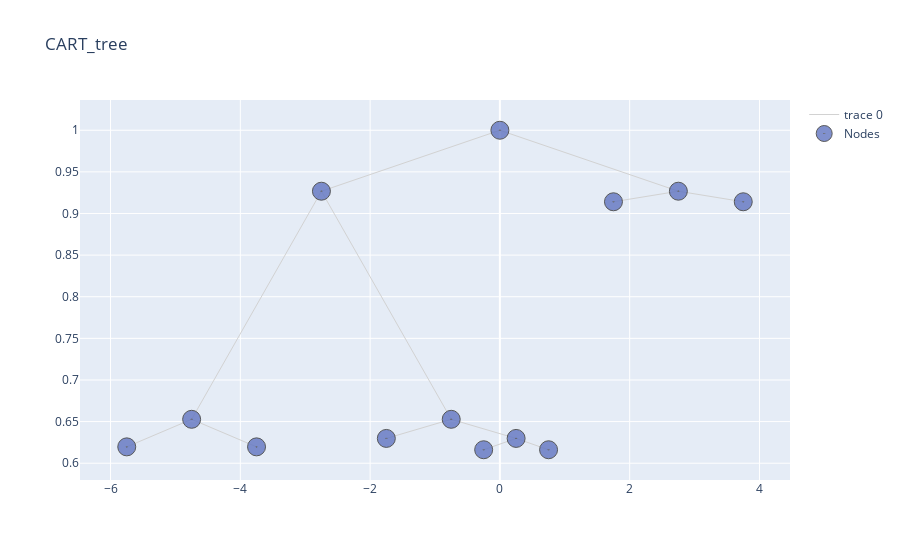

Source (notebook cell):
### Code cell
cart.print_tree(table = False, html = False, visual_pruning = True)

### Figure 1 — Plotly figure (JSON) as saved in the notebook; plotly's stock layout.template omitted (floating-point values rounded to 4 significant figures)
{"data": [{"hoverinfo": "none", "line": {"color": "rgb(210,210,210)", "width": 1}, "mode": "lines", "type": "scatter", "x": [0, -2.75, null, 0, 2.75, null, -2.75, -4.75, null, -2.75, -0.75, null, 2.75, 1.75, null, 2.75, 3.75, null, -4.75, -5.75, null, -4.75, -3.75, null, -0.75, -1.75, null, -0.75, 0.25, null, 0.25, -0.25, null, 0.25, 0.75, null], "y": [1, 0.9268, null, 1, 0.9268, null, 0.9268, 0.6527, null, 0.9268, 0.6527, null, 0.9268, 0.9141, null, 0.9268, 0.9141, null, 0.6527, 0.6196, null, 0.6527, 0.6196, null, 0.6527, 0.6298, null, 0.6527, 0.6298, null, 0.6298, 0.6162, null, 0.6298, 0.6162, null]}, {"hoverinfo": "text", "marker": {"color": "#6175c1", "line": {"color": "rgb(50,50,50)", "width": 1}, "size": 18, "symbol": "circle-dot"}, "mode": "markers", "name": "Nodes", "opacity": 0.8, "text": ["n8, Class: YES, gini : 0.32, Samples : 5", "n9, Class: YES, gini : 0.0, Samples : 22", "n10, Class: NO, gini : 0.0, Samples : 5", "n22, Class: YES, gini : 0.49, Samples : 12", "n23, Class: YES, gini : 0.0, Samples : 9", "n6, Class: YES, gini : 0.4, Samples : 33", "n7, Class: NO, gini : 0.36, Samples : 194", "n1, ShelveLoc in (b'Bad', b'Medium'), Class:NO, gini : 0.48, Samples: 280", "n2, Price>121.0, Class:YES, gini : 0.33, Samples: 53", "n4, Income>32.5, Class:YES, gini : 0.07, Samples: 27", "n5, Income>36.0, Class:YES, gini : 0.47, Samples: 26", "n11, Education>15.5, Class:YES, gini : 0.36, Samples: 21", "n3, Price>92.5, Class:NO, gini : 0.42, Samples: 227"], "type": "scatter", "x": [-5.75, -3.75, -1.75, -0.25, 0.75, 1.75, 3.75, 0, -2.75, -4.75, -0.75, 0.25, 2.75], "y": [0.6196, 0.6196, 0.6298, 0.6162, 0.6162, 0.9141, 0.9141, 1, 0.9268, 0.6527, 0.6527, 0.6298, 0.9268]}], "layout": {"title": {"text": "CART_tree"}}}
